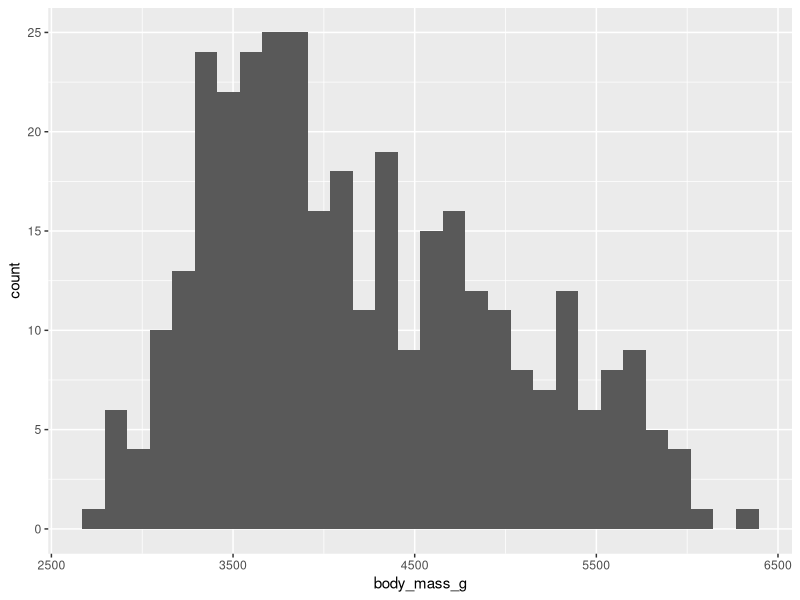
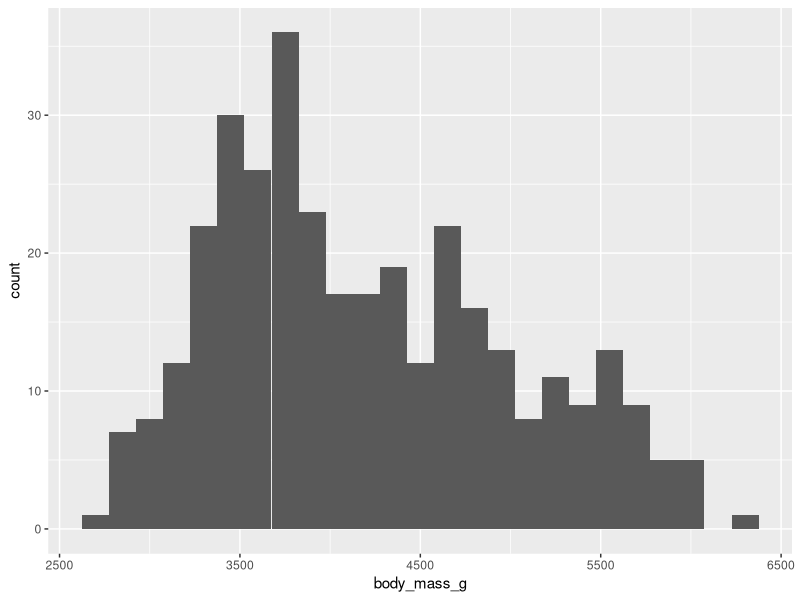
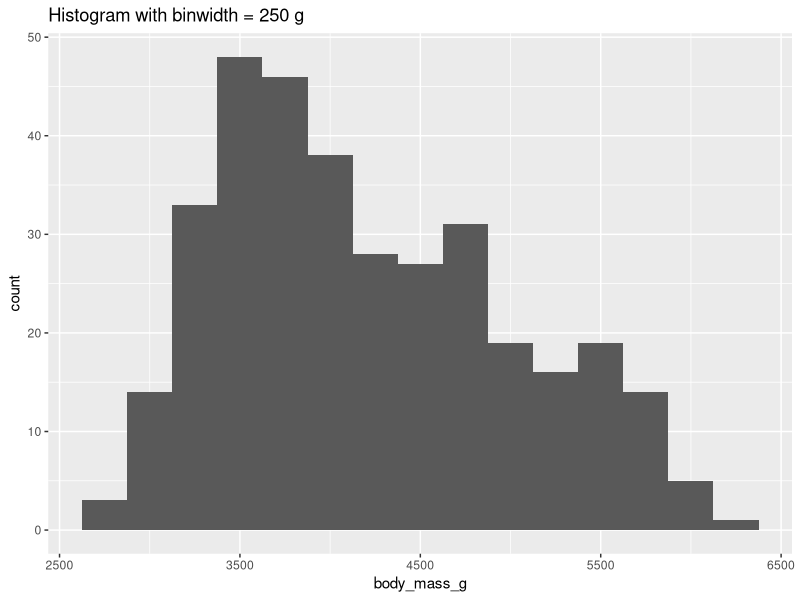
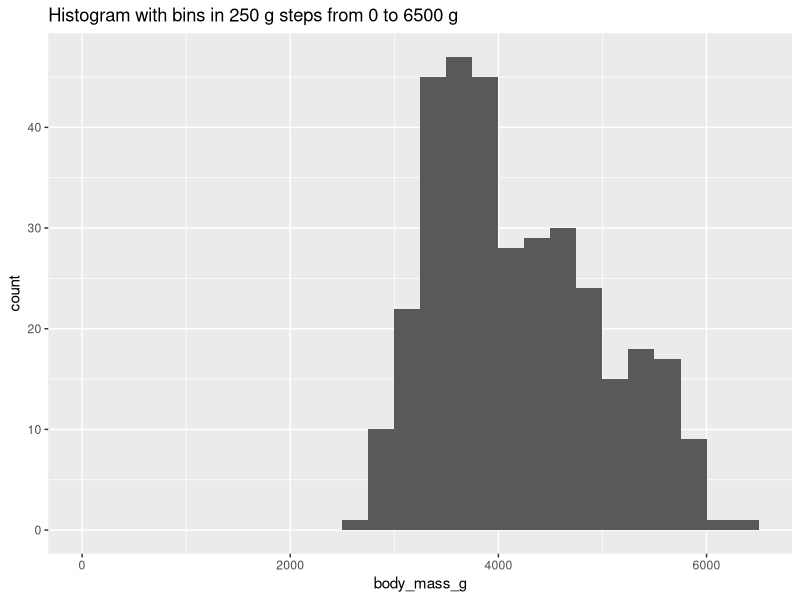
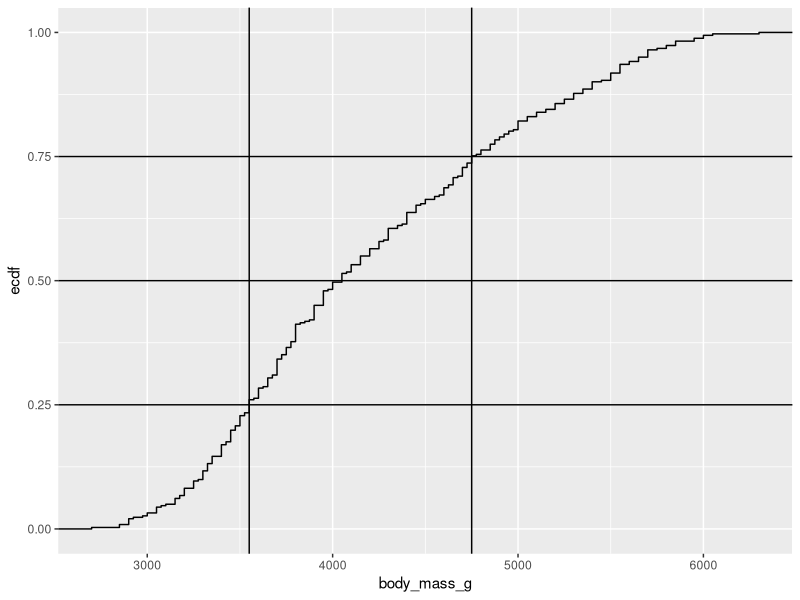
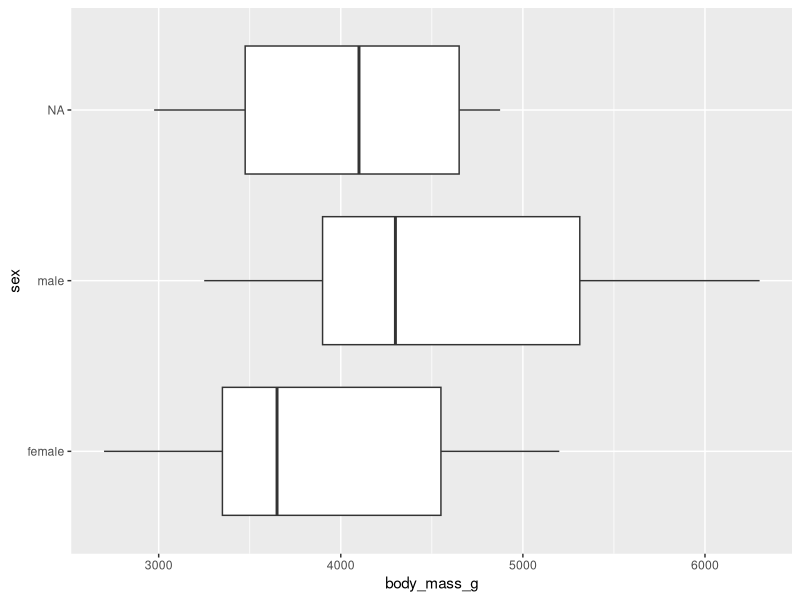

R code for these plots, in order:
## ---- chunk 1
library(tidyverse)
## ---- chunk 2
library(palmerpenguins)
head(penguins)
## ---- chunk 3
penguins$body_mass_g
## ---- chunk 4
mean(penguins$body_mass_g, na.rm = TRUE)
## ---- chunk 5
penguins %>% 
  summarise(avg_mass = mean(body_mass_g, na.rm = T))
## ---- chunk 6
penguins %>% 
  summarise(median = median(body_mass_g, na.rm = T))
## ---- chunk 7
penguins %>% 
  summarise(median = median(body_mass_g, na.rm = T),
            mean   = mean(body_mass_g, na.rm = TRUE))
## ---- chunk 8
penguins %>% 
  count(sex) %>% 
  arrange(desc(n))
## ---- chunk 9
penguins %>% 
  summarise(min = min(body_mass_g, na.rm = T),
            max = max(body_mass_g, na.rm = T))
## ---- chunk 10
penguins %>% 
  reframe(range = range(body_mass_g, na.rm = T))
## ---- chunk 11
penguins %>% 
  summarise(
            variance = var(body_mass_g, na.rm = T)
          )
## ---- chunk 12
penguins %>% 
  summarise(
            s = sd(body_mass_g, na.rm = T)
          )
## ---- chunk 13
penguins %>% 
  select(body_mass_g) %>% 
  filter(!is.na(body_mass_g)) %>% 
  mutate(buckets = cut(body_mass_g, breaks=seq(2500,6500,500))) %>% 
group_by(buckets) %>% 
summarise(antal = n())
## ---- chunk 14
penguins %>% 
ggplot((aes(x=body_mass_g))) +
geom_histogram()
## ---- chunk 15
penguins %>% 
ggplot((aes(x=body_mass_g))) +
geom_histogram(bins = 25)
## ---- chunk 16
penguins %>% 
ggplot((aes(x=body_mass_g))) +
geom_histogram(binwidth = 250) +
ggtitle("Histogram with binwidth = 250 g")
## ---- chunk 17
penguins %>% 
ggplot((aes(x=body_mass_g))) +
geom_histogram(breaks = seq(0,6500,250)) +
ggtitle("Histogram with bins in 250 g steps from 0 to 6500 g")
## ---- chunk 18
quantile(penguins$body_mass_g, probs = .25, na.rm = T)
## ---- chunk 19
quantile(penguins$body_mass_g, probs = .75, na.rm = T)
## ---- chunk 20
penguins %>% 
  summarise(iqr = IQR(body_mass_g, na.rm = T))
## ---- chunk 21
quantile(penguins$body_mass_g, probs = .025, na.rm = T)
## ---- chunk 22
CDF <- ecdf(penguins$body_mass_g)
CDF
## ---- chunk 23
quantiler <- quantile(penguins$body_mass_g, probs = c(0.25, 0.75), na.rm = TRUE)
ggplot(penguins, aes(body_mass_g)) + 
  stat_ecdf(geom = "step") +
  geom_hline(yintercept = c(0.25,0.5,0.75)) +
geom_vline(xintercept = quantiler)
## ---- chunk 24
library(e1071)
skewness(penguins$body_mass_g, na.rm = T)
## ---- chunk 25
kurtosis(penguins$body_mass_g, na.rm = T)
## ---- chunk 26
summary(penguins)
## ---- chunk 27
penguins %>% 
  summarise(min = min(body_mass_g, na.rm = T),
            max = max(body_mass_g, na.rm = T),
            mean = mean(body_mass_g, na.rm = T),
            median = median(body_mass_g, na.rm = T),
            stddev = sd(body_mass_g, na.rm = T),
            var = var(body_mass_g, na.rm = T),
            Q1 = quantile(body_mass_g, probs = .25, na.rm = T),
            Q3 = quantile(body_mass_g, probs = .75, na.rm = T),
            iqr = IQR(body_mass_g, na.rm = T),
            skew = skewness(body_mass_g, na.rm = T),
            kurtosis = kurtosis(body_mass_g, na.rm = T)
  )
## ---- chunk 28
penguins %>% 
  group_by(species) %>% 
  summarise(min = min(body_mass_g, na.rm = T),
            max = max(body_mass_g, na.rm = T),
            mean = mean(body_mass_g, na.rm = T),
            median = median(body_mass_g, na.rm = T),
            stddev = sd(body_mass_g, na.rm = T)
  )
## ---- chunk 29
penguins %>% 
  ggplot(aes(x=body_mass_g, y = sex)) +
  geom_boxplot()
